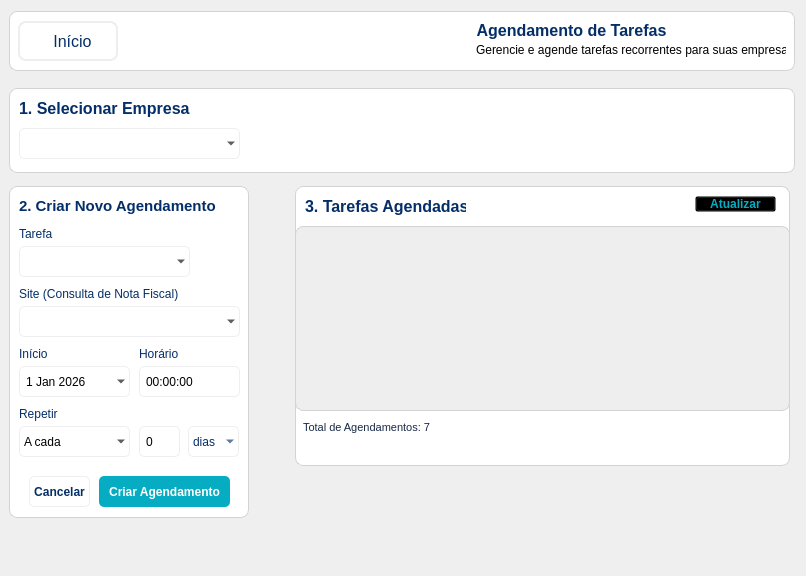
        <widget class="QWidget" name="pageScheduling">
         <layout class="QVBoxLayout" name="verticalLayout_12">
          <property name="leftMargin">
           <number>9</number>
          </property>
          <property name="bottomMargin">
           <number>0</number>
          </property>
          <item>
           <widget class="QWidget" name="configTitleScheduling" native="true">
            <property name="minimumSize">
             <size>
              <width>0</width>
              <height>60</height>
             </size>
            </property>
            <property name="maximumSize">
             <size>
              <width>16777215</width>
              <height>60</height>
             </size>
            </property>
            <property name="styleSheet">
             <string notr="true">#configTitleScheduling {
	background-color: white;
	border: 1px solid lightgray;
	border-radius: 8px;
}</string>
            </property>
            <layout class="QHBoxLayout" name="horizontalLayout_4">
             <item>
              <widget class="QPushButton" name="homeButtonConfigSched">
               <property name="minimumSize">
                <size>
                 <width>100</width>
                 <height>40</height>
                </size>
               </property>
               <property name="maximumSize">
                <size>
                 <width>100</width>
                 <height>16777215</height>
                </size>
               </property>
               <property name="font">
                <font>
                 <pointsize>12</pointsize>
                </font>
               </property>
               <property name="cursor">
                <cursorShape>PointingHandCursor</cursorShape>
               </property>
               <property name="styleSheet">
                <string notr="true">#homeButtonConfigSched {
	background-color: white;
	border: 2px solid #EEEEEE;
 	border-radius: 8px;
	color: #042e67;
}

#homeButtonConfigSched:hover {
	background-color: #EEEEEE;
}</string>
               </property>
               <property name="text">
                <string>  Início</string>
               </property>
               <property name="icon">
                <iconset>
                 <normaloff>images/icone-Home-semfundo.png</normaloff>images/icone-Home-semfundo.png</iconset>
               </property>
               <property name="iconSize">
                <size>
                 <width>25</width>
                 <height>25</height>
                </size>
               </property>
              </widget>
             </item>
             <item>
              <spacer name="horizontalSpacerCenterSched">
               <property name="orientation">
                <enum>Qt::Orientation::Horizontal</enum>
               </property>
               <property name="sizeHint" stdset="0">
                <size>
                 <width>301</width>
                 <height>20</height>
                </size>
               </property>
              </spacer>
             </item>
             <item>
              <widget class="QWidget" name="structureTitleSchedConfig" native="true">
               <property name="minimumSize">
                <size>
                 <width>310</width>
                 <height>0</height>
                </size>
               </property>
               <widget class="QLabel" name="titleConfigTextSched">
                <property name="geometry">
                 <rect>
                  <x>0</x>
                  <y>0</y>
                  <width>191</width>
                  <height>21</height>
                 </rect>
                </property>
                <property name="text">
                 <string>&lt;html&gt;&lt;head/&gt;&lt;body&gt;&lt;p&gt;&lt;span style=&quot; font-size:12pt; font-weight:700; color:#042e67;&quot;&gt;Agendamento de Tarefas&lt;/span&gt;&lt;/p&gt;&lt;/body&gt;&lt;/html&gt;</string>
                </property>
                <property name="alignment">
                 <set>Qt::AlignmentFlag::AlignCenter</set>
                </property>
               </widget>
               <widget class="QLabel" name="informationTextSched">
                <property name="geometry">
                 <rect>
                  <x>0</x>
                  <y>20</y>
                  <width>311</width>
                  <height>20</height>
                 </rect>
                </property>
                <property name="text">
                 <string>Gerencie e agende tarefas recorrentes para suas empresas.</string>
                </property>
               </widget>
              </widget>
             </item>
            </layout>
           </widget>
          </item>
          <item>
           <widget class="QWidget" name="schedulerContent" native="true">
            <layout class="QVBoxLayout" name="verticalLayout_13">
             <property name="leftMargin">
              <number>0</number>
             </property>
             <property name="rightMargin">
              <number>0</number>
             </property>
             <item>
              <widget class="QWidget" name="selectCompanySchedulerContent" native="true">
               <property name="minimumSize">
                <size>
                 <width>0</width>
                 <height>85</height>
                </size>
               </property>
               <property name="maximumSize">
                <size>
                 <width>16777215</width>
                 <height>80</height>
                </size>
               </property>
               <property name="styleSheet">
                <string notr="true">#selectCompanySchedulerContent {
	background-color: white;
	border: 1px solid lightgray;
	border-radius: 8px;
}</string>
               </property>
               <widget class="QLabel" name="selectCompanySchedulerTitle">
                <property name="geometry">
                 <rect>
                  <x>10</x>
                  <y>10</y>
                  <width>171</width>
                  <height>21</height>
                 </rect>
                </property>
                <property name="text">
                 <string>&lt;html&gt;&lt;head/&gt;&lt;body&gt;&lt;p&gt;&lt;span style=&quot; font-size:12pt; font-weight:700; color:#042e67;&quot;&gt;1. Selecionar Empresa&lt;/span&gt;&lt;/p&gt;&lt;/body&gt;&lt;/html&gt;</string>
                </property>
               </widget>
               <widget class="QComboBox" name="boxCompanyScheduling">
                <property name="geometry">
                 <rect>
                  <x>10</x>
                  <y>40</y>
                  <width>221</width>
                  <height>31</height>
                 </rect>
                </property>
                <property name="styleSheet">
                 <string notr="true">#boxCompanyScheduling {
	background-color: transparent;
	border: 1px solid #EEEEEE;
	border-radius: 5px;
	padding: 4px;
}</string>
                </property>
               </widget>
              </widget>
             </item>
             <item>
              <widget class="QWidget" name="registerSchedulingListContent" native="true">
               <property name="minimumSize">
                <size>
                 <width>0</width>
                 <height>350</height>
                </size>
               </property>
               <layout class="QHBoxLayout" name="horizontalLayout_5">
                <property name="leftMargin">
                 <number>0</number>
                </property>
                <property name="rightMargin">
                 <number>0</number>
                </property>
                <item>
                 <widget class="QWidget" name="createSchedulingContent" native="true">
                  <property name="minimumSize">
                   <size>
                    <width>240</width>
                    <height>0</height>
                   </size>
                  </property>
                  <property name="maximumSize">
                   <size>
                    <width>240</width>
                    <height>340</height>
                   </size>
                  </property>
                  <property name="styleSheet">
                   <string notr="true">#createSchedulingContent {
	background-color: white;
	border: 1px solid lightgray;
	border-radius: 8px;
}</string>
                  </property>
                  <widget class="QWidget" name="createSchedTitleContent" native="true">
                   <property name="geometry">
                    <rect>
                     <x>10</x>
                     <y>10</y>
                     <width>221</width>
                     <height>21</height>
                    </rect>
                   </property>
                   <widget class="QLabel" name="createCompanySchedTitle">
                    <property name="geometry">
                     <rect>
                      <x>0</x>
                      <y>0</y>
                      <width>221</width>
                      <height>21</height>
                     </rect>
                    </property>
                    <property name="text">
                     <string>&lt;html&gt;&lt;head/&gt;&lt;body&gt;&lt;p&gt;&lt;span style=&quot; font-size:11pt; font-weight:700; color:#042e67;&quot;&gt;2. Criar Novo Agendamento&lt;/span&gt;&lt;/p&gt;&lt;/body&gt;&lt;/html&gt;</string>
                    </property>
                   </widget>
                  </widget>
                  <widget class="QWidget" name="selectSchedulingTypeContent" native="true">
                   <property name="geometry">
                    <rect>
                     <x>10</x>
                     <y>40</y>
                     <width>221</width>
                     <height>51</height>
                    </rect>
                   </property>
                   <widget class="QLabel" name="selectSchedulingTypeTitle">
                    <property name="geometry">
                     <rect>
                      <x>0</x>
                      <y>0</y>
                      <width>81</width>
                      <height>16</height>
                     </rect>
                    </property>
                    <property name="text">
                     <string>&lt;html&gt;&lt;head/&gt;&lt;body&gt;&lt;p&gt;&lt;span style=&quot; color:#042e67;&quot;&gt;Tarefa&lt;/span&gt;&lt;/p&gt;&lt;/body&gt;&lt;/html&gt;</string>
                    </property>
                   </widget>
                   <widget class="QComboBox" name="boxSchedule">
                    <property name="geometry">
                     <rect>
                      <x>0</x>
                      <y>20</y>
                      <width>171</width>
                      <height>31</height>
                     </rect>
                    </property>
                    <property name="styleSheet">
                     <string notr="true">#boxSchedule {
	background-color: transparent;
	border: 1px solid #EEEEEE;
	border-radius: 5px;
	padding: 4px;
}</string>
                    </property>
                   </widget>
                  </widget>
                  <widget class="QWidget" name="startHourScheduleContent" native="true">
                   <property name="geometry">
                    <rect>
                     <x>10</x>
                     <y>160</y>
                     <width>221</width>
                     <height>51</height>
                    </rect>
                   </property>
                   <widget class="QWidget" name="startScheduleContent" native="true">
                    <property name="geometry">
                     <rect>
                      <x>0</x>
                      <y>0</y>
                      <width>111</width>
                      <height>51</height>
                     </rect>
                    </property>
                    <widget class="QLabel" name="startScheduleTitle">
                     <property name="geometry">
                      <rect>
                       <x>0</x>
                       <y>0</y>
                       <width>81</width>
                       <height>16</height>
                      </rect>
                     </property>
                     <property name="text">
                      <string>&lt;html&gt;&lt;head/&gt;&lt;body&gt;&lt;p&gt;&lt;span style=&quot; color:#042e67;&quot;&gt;Início&lt;/span&gt;&lt;/p&gt;&lt;/body&gt;&lt;/html&gt;</string>
                     </property>
                    </widget>
                    <widget class="QDateEdit" name="startScheduleDate">
                     <property name="geometry">
                      <rect>
                       <x>0</x>
                       <y>20</y>
                       <width>111</width>
                       <height>31</height>
                      </rect>
                     </property>
                     <property name="styleSheet">
                      <string notr="true">#startScheduleDate {
	background-color: transparent;
	border: 1px solid #EEEEEE;
	border-radius: 5px;
	padding: 4px;
}</string>
                     </property>
                     <property name="minimumDateTime">
                      <datetime>
                       <hour>0</hour>
                       <minute>0</minute>
                       <second>0</second>
                       <year>2026</year>
                       <month>1</month>
                       <day>1</day>
                      </datetime>
                     </property>
                     <property name="calendarPopup">
                      <bool>true</bool>
                     </property>
                     <property name="timeSpec">
                      <enum>Qt::TimeSpec::LocalTime</enum>
                     </property>
                    </widget>
                   </widget>
                   <widget class="QWidget" name="hourScheduleContent" native="true">
                    <property name="geometry">
                     <rect>
                      <x>120</x>
                      <y>0</y>
                      <width>101</width>
                      <height>51</height>
                     </rect>
                    </property>
                    <widget class="QLabel" name="hourScheduleTitle">
                     <property name="geometry">
                      <rect>
                       <x>0</x>
                       <y>0</y>
                       <width>81</width>
                       <height>16</height>
                      </rect>
                     </property>
                     <property name="text">
                      <string>&lt;html&gt;&lt;head/&gt;&lt;body&gt;&lt;p&gt;&lt;span style=&quot; color:#042e67;&quot;&gt;Horário&lt;/span&gt;&lt;/p&gt;&lt;/body&gt;&lt;/html&gt;</string>
                     </property>
                    </widget>
                    <widget class="QTimeEdit" name="hourSchedule">
                     <property name="geometry">
                      <rect>
                       <x>0</x>
                       <y>20</y>
                       <width>101</width>
                       <height>31</height>
                      </rect>
                     </property>
                     <property name="styleSheet">
                      <string notr="true">#hourSchedule {
	background-color: transparent;
	border: 1px solid #EEEEEE;
	border-radius: 5px;
	padding: 4px;
}</string>
                     </property>
                     <property name="timeSpec">
                      <enum>Qt::TimeSpec::LocalTime</enum>
                     </property>
                    </widget>
                   </widget>
                  </widget>
                  <widget class="QWidget" name="repeatScheduleDays" native="true">
                   <property name="geometry">
                    <rect>
                     <x>10</x>
                     <y>220</y>
                     <width>221</width>
                     <height>51</height>
                    </rect>
                   </property>
                   <widget class="QWidget" name="repeatScheduleContent" native="true">
                    <property name="geometry">
                     <rect>
                      <x>0</x>
                      <y>0</y>
                      <width>111</width>
                      <height>51</height>
                     </rect>
                    </property>
                    <widget class="QLabel" name="startScheduleTitle_2">
                     <property name="geometry">
                      <rect>
                       <x>0</x>
                       <y>0</y>
                       <width>81</width>
                       <height>16</height>
                      </rect>
                     </property>
                     <property name="text">
                      <string>&lt;html&gt;&lt;head/&gt;&lt;body&gt;&lt;p&gt;&lt;span style=&quot; color:#042e67;&quot;&gt;Repetir&lt;/span&gt;&lt;/p&gt;&lt;/body&gt;&lt;/html&gt;</string>
                     </property>
                    </widget>
                    <widget class="QComboBox" name="boxTypeRepeat">
                     <property name="geometry">
                      <rect>
                       <x>0</x>
                       <y>20</y>
                       <width>111</width>
                       <height>31</height>
                      </rect>
                     </property>
                     <property name="styleSheet">
                      <string notr="true">#boxTypeRepeat {
	background-color: transparent;
	border: 1px solid #EEEEEE;
	border-radius: 5px;
	padding: 4px;
}</string>
                     </property>
                     <item>
                      <property name="text">
                       <string>A cada</string>
                      </property>
                     </item>
                     <item>
                      <property name="text">
                       <string>Todos os dias</string>
                      </property>
                     </item>
                    </widget>
                   </widget>
                   <widget class="QWidget" name="repeatScheduleQntDays" native="true">
                    <property name="geometry">
                     <rect>
                      <x>119</x>
                      <y>0</y>
                      <width>101</width>
                      <height>51</height>
                     </rect>
                    </property>
                    <widget class="QSpinBox" name="boxRepeatQntDays">
                     <property name="geometry">
                      <rect>
                       <x>1</x>
                       <y>20</y>
                       <width>41</width>
                       <height>31</height>
                      </rect>
                     </property>
                     <property name="styleSheet">
                      <string notr="true">#boxRepeatQntDays {
	background-color: transparent;
	border: 1px solid #EEEEEE;
	border-radius: 5px;
	padding: 4px;
}</string>
                     </property>
                    </widget>
                    <widget class="QComboBox" name="boxRepeatQtnDaysType">
                     <property name="geometry">
                      <rect>
                       <x>50</x>
                       <y>20</y>
                       <width>51</width>
                       <height>31</height>
                      </rect>
                     </property>
                     <property name="styleSheet">
                      <string notr="true">#boxRepeatQtnDaysType {
	background-color: transparent;
	border: 1px solid #EEEEEE;
	border-radius: 5px;
	padding: 4px;
	color: #042e67;
}</string>
                     </property>
                     <item>
                      <property name="text">
                       <string>dias</string>
                      </property>
                     </item>
                     <item>
                      <property name="text">
                       <string>mês</string>
                      </property>
                     </item>
                    </widget>
                   </widget>
                  </widget>
                  <widget class="QWidget" name="cancelCreateContent" native="true">
                   <property name="geometry">
                    <rect>
                     <x>10</x>
                     <y>280</y>
                     <width>221</width>
                     <height>51</height>
                    </rect>
                   </property>
                   <widget class="QPushButton" name="cancelButtonSchedule">
                    <property name="geometry">
                     <rect>
                      <x>10</x>
                      <y>10</y>
                      <width>61</width>
                      <height>31</height>
                     </rect>
                    </property>
                    <property name="cursor">
                     <cursorShape>PointingHandCursor</cursorShape>
                    </property>
                    <property name="styleSheet">
                     <string notr="true">#cancelButtonSchedule {
	background-color: transparent;
	border: 1px solid #EEEEEE;
	border-radius: 5px;
	padding: 4px;
	color: #042e67;
	font-weight: 600;
}

#cancelButtonSchedule:hover {
	background-color: #EEEEEE;
}</string>
                    </property>
                    <property name="text">
                     <string>Cancelar</string>
                    </property>
                   </widget>
                   <widget class="QPushButton" name="createButtonSchedule">
                    <property name="geometry">
                     <rect>
                      <x>80</x>
                      <y>10</y>
                      <width>131</width>
                      <height>31</height>
                     </rect>
                    </property>
                    <property name="cursor">
                     <cursorShape>PointingHandCursor</cursorShape>
                    </property>
                    <property name="styleSheet">
                     <string notr="true">#createButtonSchedule {
	background-color: #06adc2;
	border-radius: 5px;
	padding: 4px;
	color: white;
	font-weight: 700;
}

#createButtonSchedule:hover {
	background-color: #042e67;
}</string>
                    </property>
                    <property name="text">
                     <string>Criar Agendamento</string>
                    </property>
                   </widget>
                  </widget>
                  <widget class="QWidget" name="nfTypeContent" native="true">
                   <property name="geometry">
                    <rect>
                     <x>10</x>
                     <y>100</y>
                     <width>221</width>
                     <height>51</height>
                    </rect>
                   </property>
                   <widget class="QComboBox" name="boxNfType">
                    <property name="geometry">
                     <rect>
                      <x>0</x>
                      <y>20</y>
                      <width>221</width>
                      <height>31</height>
                     </rect>
                    </property>
                    <property name="styleSheet">
                     <string notr="true">#boxNfType {
	background-color: transparent;
	border: 1px solid #EEEEEE;
	border-radius: 5px;
	padding: 4px;
}</string>
                    </property>
                   </widget>
                   <widget class="QLabel" name="selectNfTypeTitle">
                    <property name="geometry">
                     <rect>
                      <x>0</x>
                      <y>0</y>
                      <width>161</width>
                      <height>16</height>
                     </rect>
                    </property>
                    <property name="text">
                     <string>&lt;html&gt;&lt;head/&gt;&lt;body&gt;&lt;p&gt;&lt;span style=&quot; color:#042e67;&quot;&gt;Site (Consulta de Nota Fiscal)&lt;/span&gt;&lt;/p&gt;&lt;/body&gt;&lt;/html&gt;</string>
                    </property>
                   </widget>
                  </widget>
                 </widget>
                </item>
                <item>
                 <spacer name="horizontalSpacer_7">
                  <property name="orientation">
                   <enum>Qt::Orientation::Horizontal</enum>
                  </property>
                  <property name="sizeHint" stdset="0">
                   <size>
                    <width>40</width>
                    <height>20</height>
                   </size>
                  </property>
                 </spacer>
                </item>
                <item>
                 <widget class="QWidget" name="listSchedulingCenter" native="true">
                  <property name="minimumSize">
                   <size>
                    <width>500</width>
                    <height>0</height>
                   </size>
                  </property>
                  <widget class="QWidget" name="listSchedulingContent" native="true">
                   <property name="geometry">
                    <rect>
                     <x>0</x>
                     <y>0</y>
                     <width>495</width>
                     <height>280</height>
                    </rect>
                   </property>
                   <property name="minimumSize">
                    <size>
                     <width>490</width>
                     <height>0</height>
                    </size>
                   </property>
                   <property name="maximumSize">
                    <size>
                     <width>2452424</width>
                     <height>280</height>
                    </size>
                   </property>
                   <property name="styleSheet">
                    <string notr="true">#listSchedulingContent {
	background-color: white;
	border: 1px solid lightgray;
	border-radius: 8px;
}</string>
                   </property>
                   <widget class="QWidget" name="listSchedTitleContent" native="true">
                    <property name="geometry">
                     <rect>
                      <x>10</x>
                      <y>10</y>
                      <width>471</width>
                      <height>21</height>
                     </rect>
                    </property>
                    <widget class="QLabel" name="listCompanySchedTitle">
                     <property name="geometry">
                      <rect>
                       <x>0</x>
                       <y>0</y>
                       <width>161</width>
                       <height>21</height>
                      </rect>
                     </property>
                     <property name="text">
                      <string>&lt;html&gt;&lt;head/&gt;&lt;body&gt;&lt;p&gt;&lt;span style=&quot; font-size:12pt; font-weight:700; color:#042e67;&quot;&gt;3. Tarefas Agendadas&lt;/span&gt;&lt;/p&gt;&lt;/body&gt;&lt;/html&gt;</string>
                     </property>
                    </widget>
                    <widget class="QPushButton" name="updateListSched">
                     <property name="geometry">
                      <rect>
                       <x>390</x>
                       <y>0</y>
                       <width>81</width>
                       <height>16</height>
                      </rect>
                     </property>
                     <property name="cursor">
                      <cursorShape>PointingHandCursor</cursorShape>
                     </property>
                     <property name="styleSheet">
                      <string notr="true">#updateListSched {
	background-color: transparent;
	color: #06adc2;
	font-weight: 600;
}</string>
                     </property>
                     <property name="text">
                      <string>Atualizar</string>
                     </property>
                     <property name="icon">
                      <iconset>
                       <normaloff>images/icone-Atualizar-semfundo.png</normaloff>images/icone-Atualizar-semfundo.png</iconset>
                     </property>
                    </widget>
                   </widget>
                   <widget class="QWidget" name="listScheContentBox" native="true">
                    <property name="geometry">
                     <rect>
                      <x>0</x>
                      <y>40</y>
                      <width>495</width>
                      <height>241</height>
                     </rect>
                    </property>
                    <property name="minimumSize">
                     <size>
                      <width>490</width>
                      <height>200</height>
                     </size>
                    </property>
                    <property name="maximumSize">
                     <size>
                      <width>16777215</width>
                      <height>25446</height>
                     </size>
                    </property>
                    <layout class="QVBoxLayout" name="verticalLayout_15">
                     <property name="topMargin">
                      <number>0</number>
                     </property>
                     <item>
                      <widget class="QScrollArea" name="scrollAreaSchedules">
                       <property name="maximumSize">
                        <size>
                         <width>3544354</width>
                         <height>185</height>
                        </size>
                       </property>
                       <property name="styleSheet">
                        <string notr="true">#scrollAreaSchedules {
	background: #EEEEEE;
	border: 1px solid lightgray;
	border-radius: 8px;
}</string>
                       </property>
                       <property name="widgetResizable">
                        <bool>true</bool>
                       </property>
                       <widget class="QWidget" name="scrollAreaWidgetContents">
                        <property name="geometry">
                         <rect>
                          <x>0</x>
                          <y>0</y>
                          <width>260</width>
                          <height>28</height>
                         </rect>
                        </property>
                        <property name="sizePolicy">
                         <sizepolicy hsizetype="Preferred" vsizetype="Preferred">
                          <horstretch>0</horstretch>
                          <verstretch>0</verstretch>
                         </sizepolicy>
                        </property>
                        <property name="minimumSize">
                         <size>
                          <width>260</width>
                          <height>0</height>
                         </size>
                        </property>
                        <property name="maximumSize">
                         <size>
                          <width>10000</width>
                          <height>16777215</height>
                         </size>
                        </property>
                        <property name="styleSheet">
                         <string notr="true">#scrollAreaWidgetContents {
	background: transparent;
}</string>
                        </property>
                        <layout class="QVBoxLayout" name="verticalLayout_14">
                         <property name="spacing">
                          <number>0</number>
                         </property>
                         <property name="leftMargin">
                          <number>0</number>
                         </property>
                         <property name="topMargin">
                          <number>0</number>
                         </property>
                         <property name="rightMargin">
                          <number>0</number>
                         </property>
                         <property name="bottomMargin">
                          <number>0</number>
                         </property>
                        </layout>
                       </widget>
                      </widget>
                     </item>
                     <item>
                      <widget class="QWidget" name="footerContentListPagination" native="true">
                       <widget class="QLabel" name="totalSchedulings">
                        <property name="geometry">
                         <rect>
                          <x>8</x>
                          <y>0</y>
                          <width>141</width>
                          <height>21</height>
                         </rect>
                        </property>
                        <property name="styleSheet">
                         <string notr="true">#totalSchedulings {
	font-size: 8pt;
	color: #182946;
}</string>
                        </property>
                        <property name="text">
                         <string>Total de Agendamentos: 7</string>
                        </property>
                       </widget>
                      </widget>
                     </item>
                    </layout>
                   </widget>
                  </widget>
                 </widget>
                </item>
               </layout>
              </widget>
             </item>
             <item>
              <spacer name="verticalSpacer_2">
               <property name="orientation">
                <enum>Qt::Orientation::Vertical</enum>
               </property>
               <property name="sizeHint" stdset="0">
                <size>
                 <width>20</width>
                 <height>40</height>
                </size>
               </property>
              </spacer>
             </item>
            </layout>
           </widget>
          </item>
         </layout>
        </widget>
